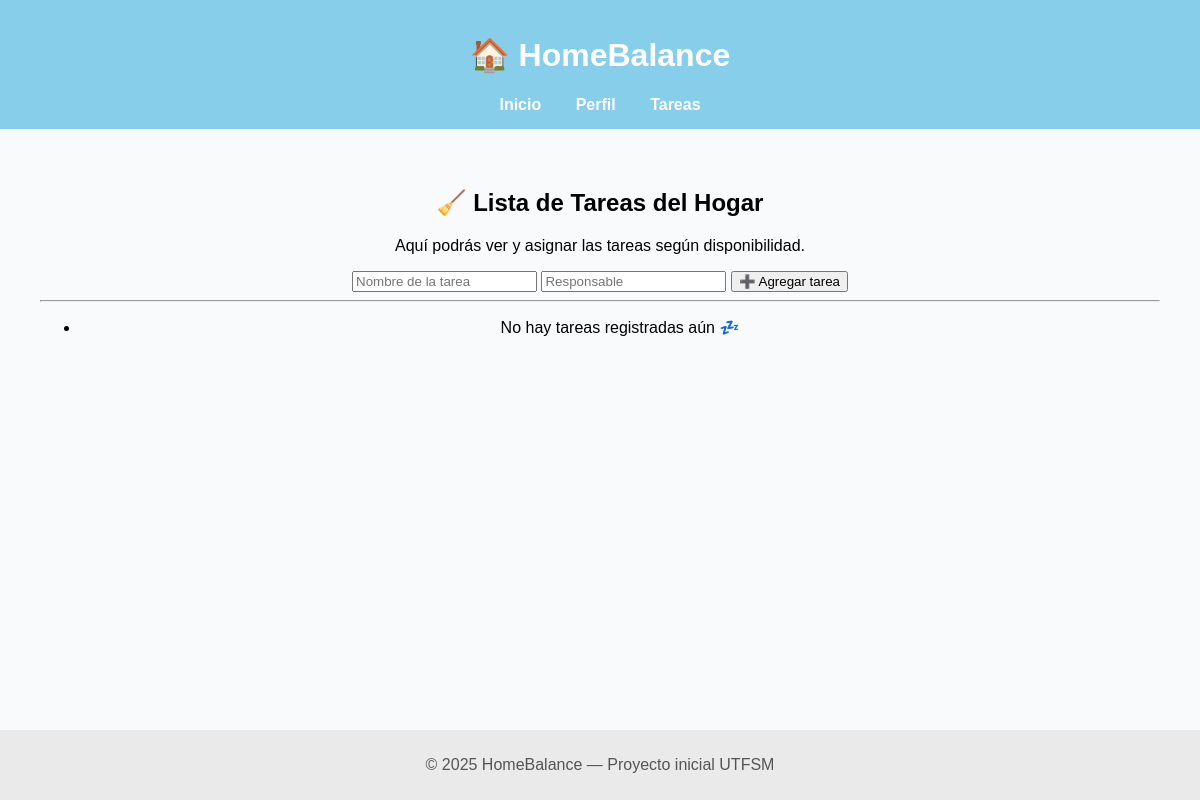
Page /tareas/ on the earlier database version.
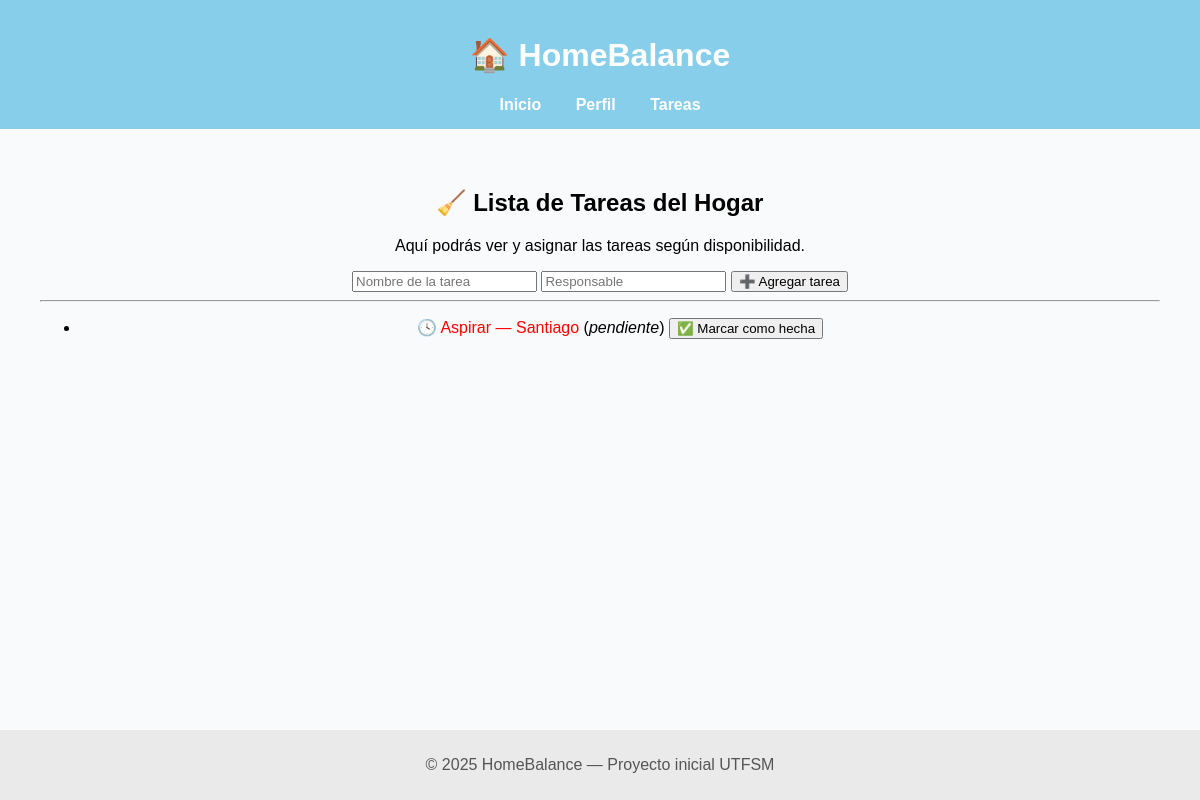
Same page on the later database version.
### myapp/models.py (models this page shows, shortened)
class Tarea(models.Model):
    ESTADOS = [
        ('pendiente', 'Pendiente'),
        ('hecha', 'Hecha'),
    ]
    nombre = models.CharField(max_length=100)
    responsable = models.CharField(max_length=100)
    estado = models.CharField(max_length=10, choices=ESTADOS, default='pendiente')
    fecha_creacion = models.DateTimeField(auto_now_add=True)

### myapp/views.py (the view)
# urls.py: path('tareas/', views.tareas, name='tareas'),
def tareas(request):
    if request.method == 'POST':
        nombre = request.POST.get('nombre')
        responsable = request.POST.get('responsable')
        if nombre and responsable:
            Tarea.objects.create(nombre=nombre, responsable=responsable)
        return redirect('tareas')  # recarga la página
    tareas = Tarea.objects.all()
    return render(request, 'tareas.html', {'tareas': tareas})

### myapp/templates/tareas.html (shortened to what this page needs)
{% extends "base.html" %}
{% block content %}
    <h2>🧹 Lista de Tareas del Hogar</h2>
    <p>Aquí podrás ver y asignar las tareas según disponibilidad.</p>
    <form method="POST">
        <input type="text" name="nombre" placeholder="Nombre de la tarea" required>
        <input type="text" name="responsable" placeholder="Responsable" required>
        <button type="submit">➕ Agregar tarea</button>
    </form>
    <hr>
    <ul>
        {% for tarea in tareas %}
            <li>
                {% if tarea.estado == "hecha" %}
                    ✅ <span style="color: gray; text-decoration: line-through;">
                        {{ tarea.nombre }} — {{ tarea.responsable }}
                    </span>
                    (<em>{{ tarea.estado }}</em>)
                    <form action="{% url 'completar_tarea' tarea.id %}" method="POST" style="display:inline;">
                    {% csrf_token %}
                    <button type="submit">↩️ Marcar como pendiente</button>
                </form>
            {% else %}
                🕓 <span style="color: red;">
                    {{ tarea.nombre }} — {{ tarea.responsable }}
                </span>
                (<em>{{ tarea.estado }}</em>)
                <form action="{% url 'completar_tarea' tarea.id %}" method="POST" style="display:inline;">
                    <button type="submit">
                        {% if tarea.estado == "pendiente" %}
                            ✅ Marcar como hecha
                        {% else %}
                            ↩️ Marcar como pendiente
                        {% endif %}
                    </button>
                </form>
            {% endif %}
        </li>
    {% empty %}
        <li>No hay tareas registradas aún 💤</li>
    {% endfor %}
</ul>
{% endblock %}

### myapp/templates/base.html (shortened to what this page needs)
<!DOCTYPE html>
<html lang="es">
<head>
</head>
<body>
    <header>
        <h1>🏠 HomeBalance</h1>
        <nav>
            <a href="{% url 'inicio' %}">Inicio</a>
            <a href="{% url 'perfil' %}">Perfil</a>
            <a href="{% url 'tareas' %}">Tareas</a>
        </nav>
    </header>
    <main>
        {% block content %}{% endblock %}
    </main>
    <footer>
        <p>© 2025 HomeBalance — Proyecto inicial UTFSM</p>
    </footer>
</body>
</html>

### myapp/templates/base.html (style rules this page uses)
body { font-family: Arial, sans-serif; background-color: #f9fafc; margin: 0; padding: 0; }
header { background-color: #87CEEB; color: white; padding: 15px 0; text-align: center; }
nav a { color: white; margin: 0 15px; text-decoration: none; font-weight: bold; }
main { padding: 40px; text-align: center; }
footer { background-color: #eaeaea; color: #555; text-align: center; padding: 10px 0; position: fixed; bottom: 0; width: 100%; }

Differences in the rows shown:
added Tarea: nombre "Aspirar", responsable "Santiago", estado "pendiente", shows "✅ Marcar como hecha"
Other differences:
text no longer shown: "No hay tareas registradas aún 💤"
